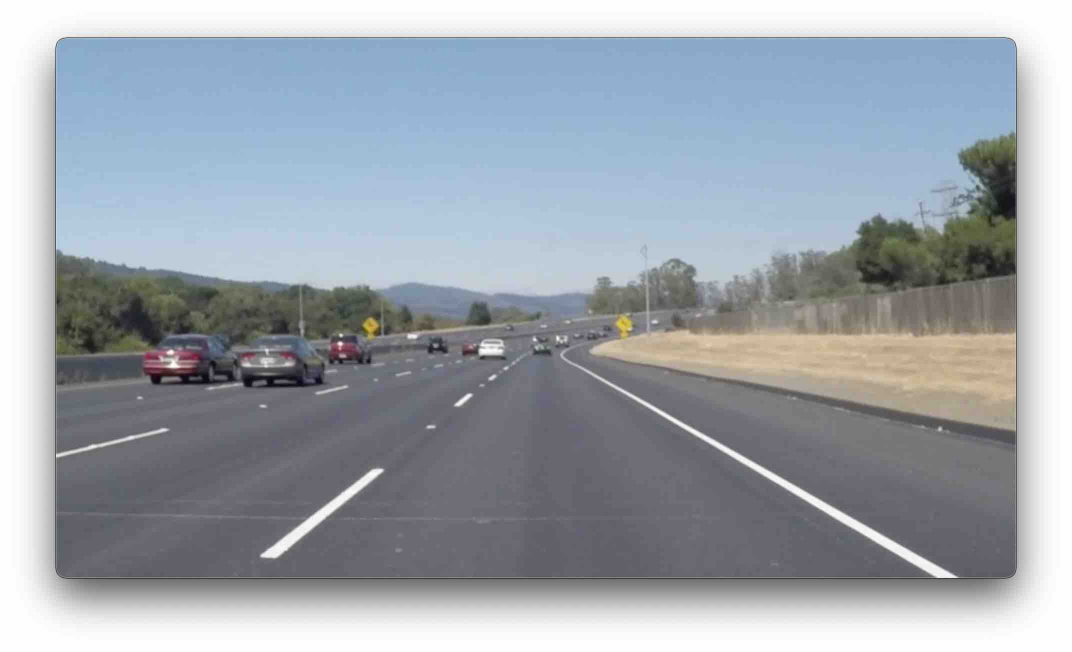
#> input picture WhiteLine.jpg, 2144 x 1304 px (shown at 1/2 size)
$ python lane2.py
#> lines starting #> are read from the running program, lines starting #| are printed output that depends on the picture; after the words box and inside, x2 and y2 are one past the last pixel; in counts of white or black regions, pixels touching at a corner belong together
#> further down, image is the input picture: shape (1304, 2144, 3); mean B, G, R 173, 164.9, 157.9
import cv2
import numpy as np

def canny (image) :
    gray = cv2. cvtColor (lane_image, cv2. COLOR_RGB2GRAY)
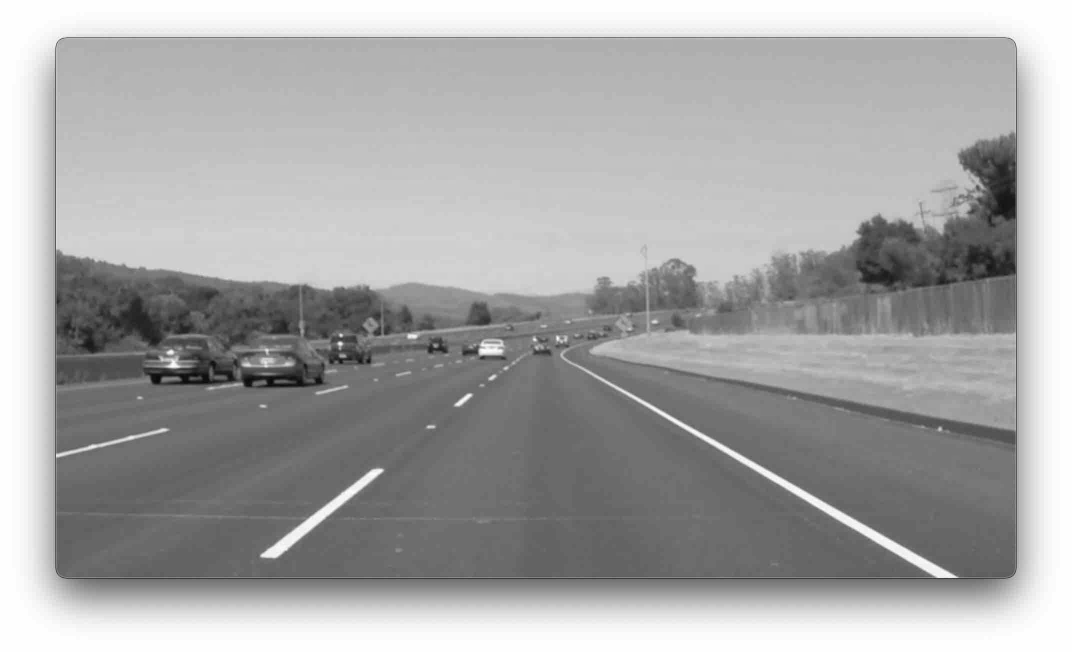
#> gray: shape (1304, 2144) (shown at 1/2 size); min 0, max 255, mean 166.6
    blur = cv2.GaussianBlur (gray, (5, 5), 0)
    canny = cv2. Canny (blur, 50, 150)
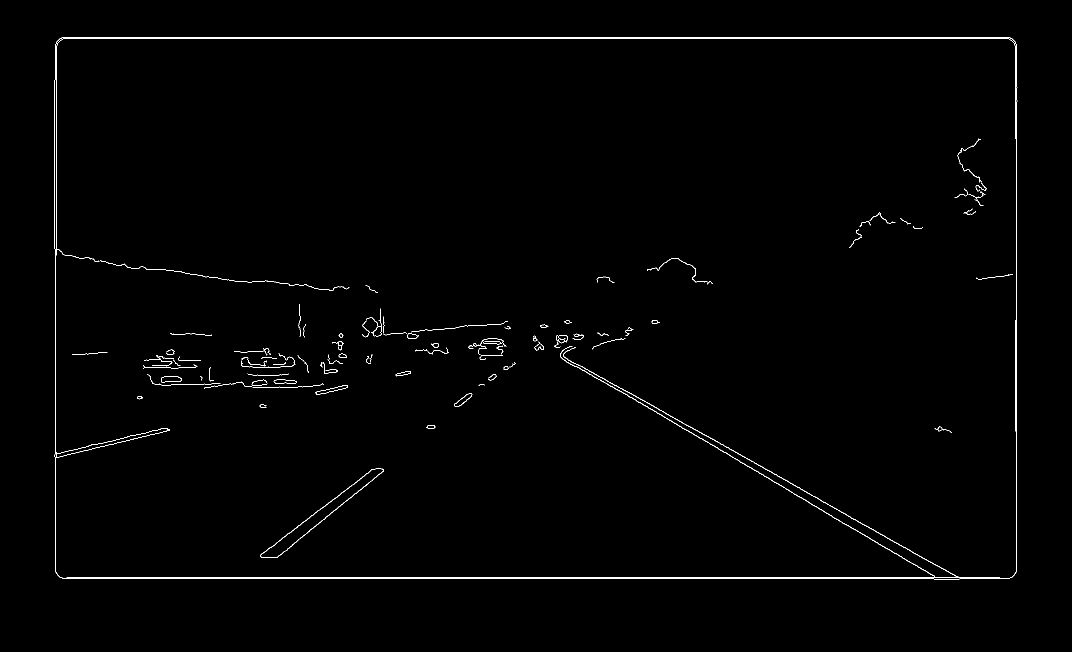
#> canny: shape (1304, 2144) (shown at 1/2 size); 0.74% white in thin lines or dots, all inside (x1, y1, x2, y2) = (109, 74, 2035, 1159)
    return canny

def display_lines(image, lines):
    line_image = np.zeros_like (image)
    if lines is not None:
        for line in lines:
            x1, y1, x2, y2 = line. reshape (4)
            cv2. line(line_image, (x1, y1), (x2, y2), (255, 0, 0), 10)
    return line_image

def region_of_interest (image):
    height = image.shape[0]
#> height = 1304
    polygons = np.array ([
    [(400, height ), (2000, height), (1125, 300)]
    ])
#> polygons = [[400, 1304], [2000, 1304], [1125, 300]]
    mask = np.zeros_like(image)
    cv2.fillPoly (mask, polygons, 255)
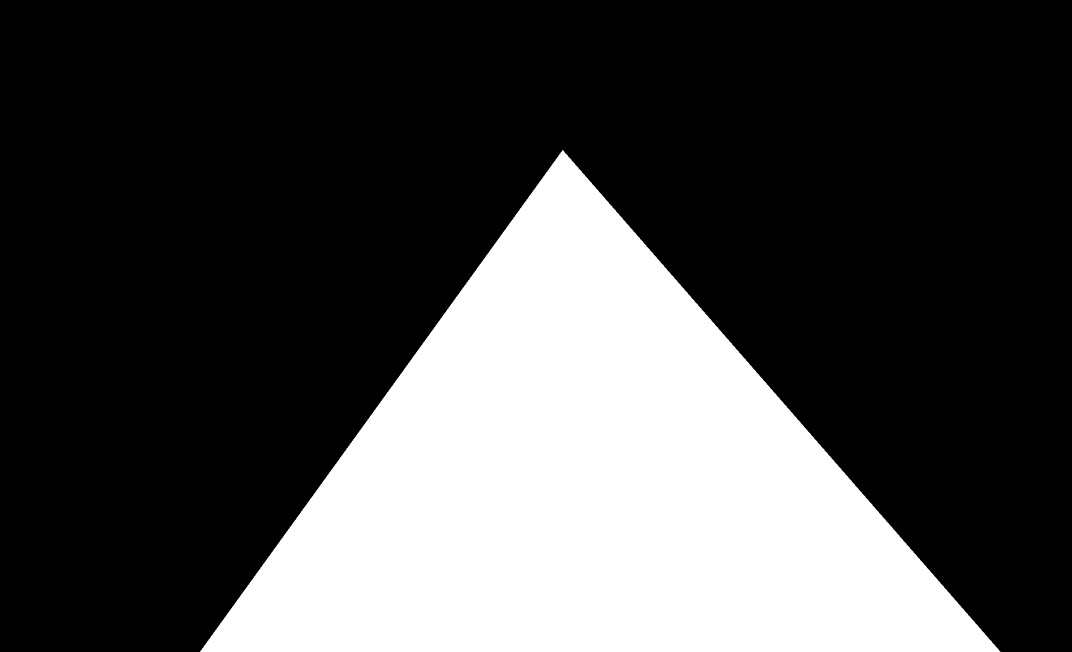
#> mask: shape (1304, 2144) (shown at 1/2 size); 28.8% white; 1 white region, box (x1, y1, x2, y2) and area: (400, 300, 2001, 1304) 804204
    masked_image = cv2.bitwise_and(image, mask) #
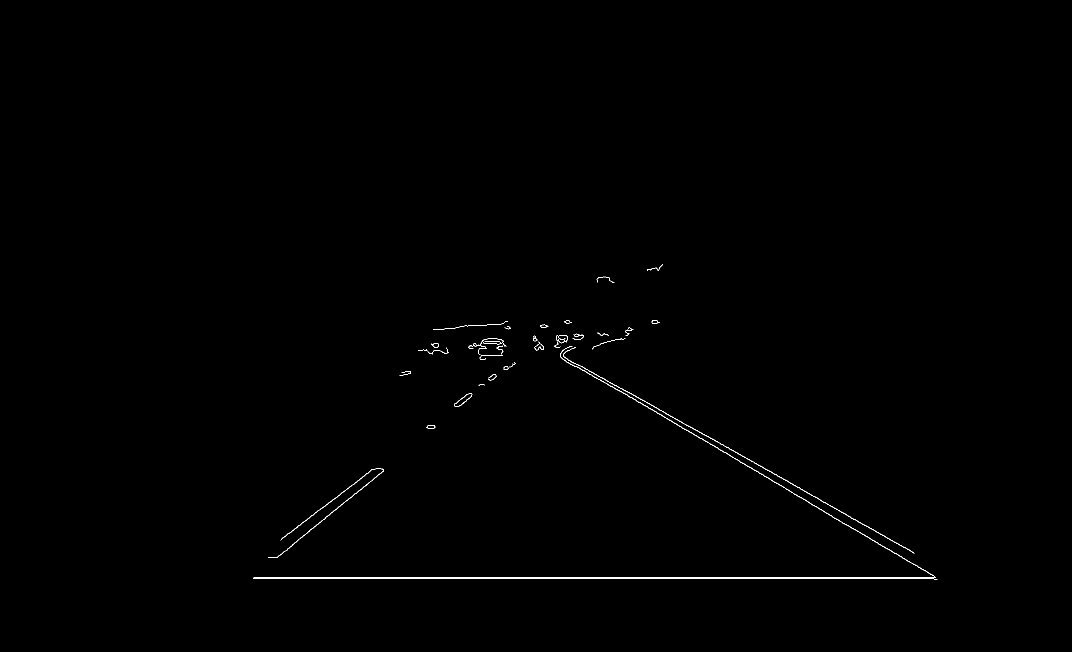
#> masked_image: shape (1304, 2144) (shown at 1/2 size); 0.27% white in thin lines or dots, all inside (x1, y1, x2, y2) = (506, 529, 1875, 1159)
    return masked_image

image = cv2.imread( 'WhiteLine.jpg' )
lane_image = np.copy(image)
canny = canny (lane_image)
cropped_image = region_of_interest(canny)
lines = cv2.HoughLinesP(cropped_image,
                        2, np.pi/180,100,
                        lines=np.array([]),
                        minLineLength=50, maxLineGap=5)
#> lines = 18 rows, first 6: [506, 1157, 1867, 1157], [1502, 935, 1773, 1097], [1309, 814, 1600, 976], [1152, 732, 1248, 787], [554, 1114, 650, 1037], [1243, 783, 1401, 877]
line_image= display_lines (lane_image, lines)
#> the loop in display_lines, `for line in lines:` made 18 passes
#> (x1, y1, x2, y2) on passes 1 to 12: (506, 1157, 1867, 1157), (1502, 935, 1773, 1097), (1309, 814, 1600, 976), (1152, 732, 1248, 787), (554, 1114, 650, 1037), (1243, 783, 1401, 877), (563, 1077, 728, 952), (1714, 1042, 1827, 1105), (1770, 1094, 1869, 1153), (584, 1089, 766, 941), (1169, 737, 1279, 796), (1414, 883, 1703, 1056)
combo_image = cv2.addWeighted(lane_image, 0.8, line_image, 1, 1)
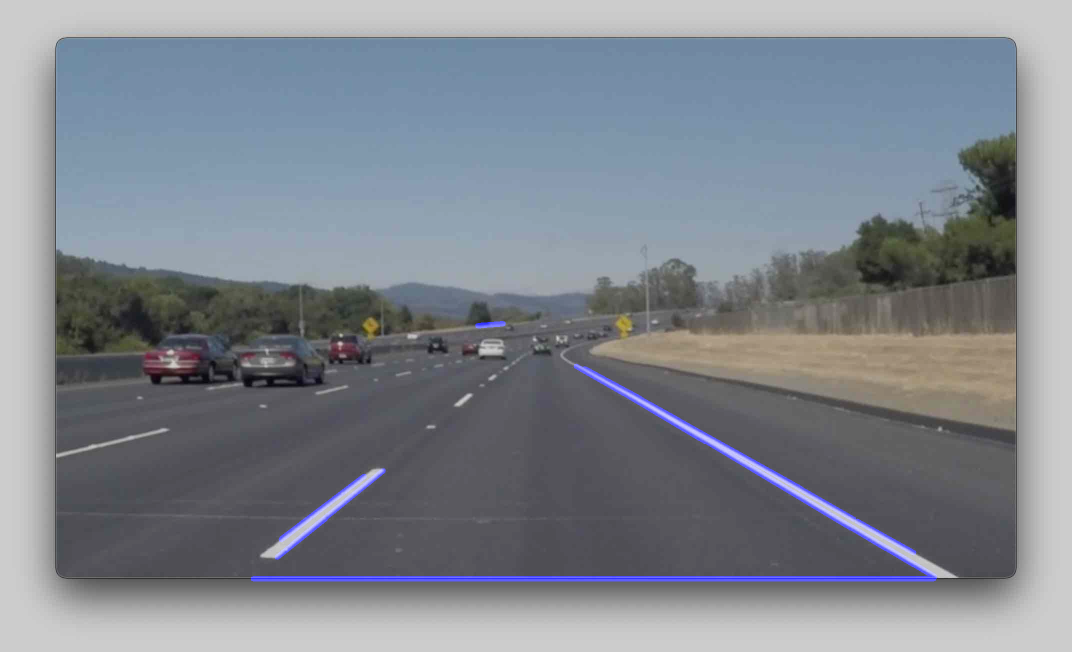
#> combo_image: shape (1304, 2144, 3) (shown at 1/2 size); mean B, G, R 141.3, 132.9, 127.3
cv2. imshow("result", cropped_image)
cv2.waitKey(0)

$ run again, with YellowLine.jpg copied over WhiteLine.jpg
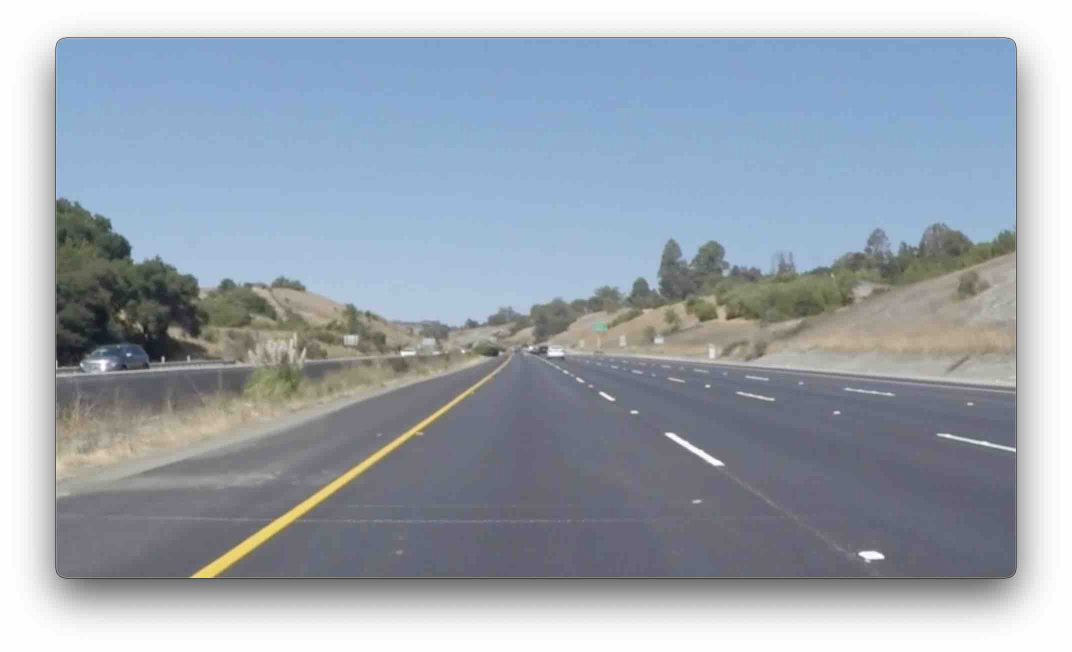
#> input picture YellowLine.jpg, 2144 x 1304 px (shown at 1/2 size)
#> image is the input picture: shape (1304, 2144, 3); mean B, G, R 177.4, 166.2, 156.7
#> in canny, `canny = cv2. Canny (blur, 50, 150)`:
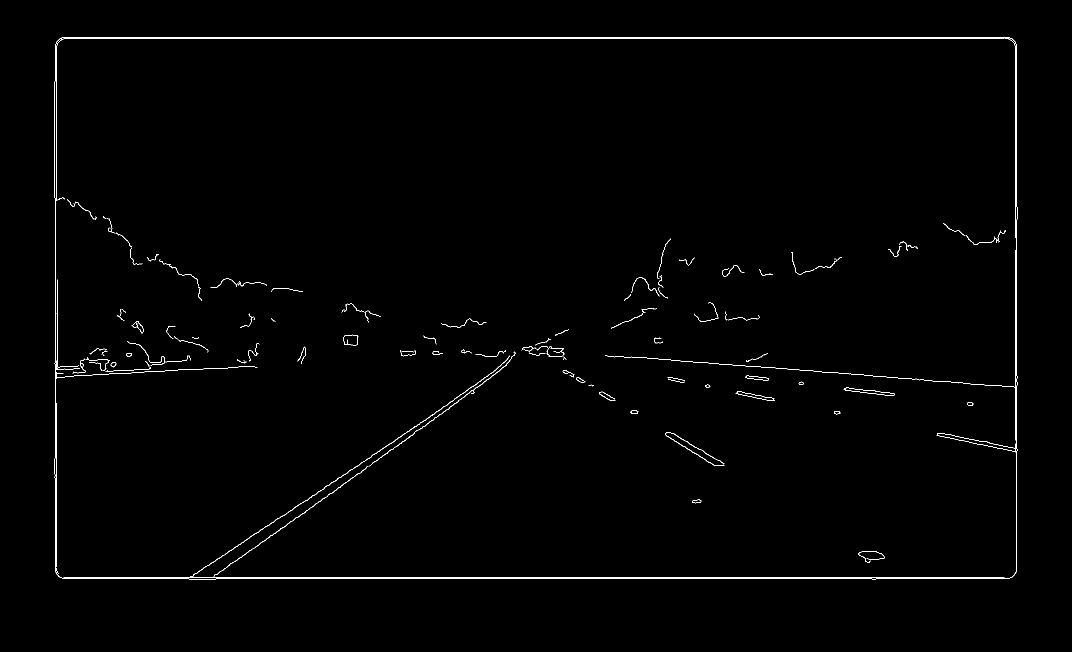
#> canny: shape (1304, 2144) (shown at 1/2 size); 0.76% white in thin lines or dots, all inside (x1, y1, x2, y2) = (109, 74, 2035, 1159)
#> mask: shape (1304, 2144); 28.8% white; 1 white region, box (x1, y1, x2, y2) and area: (400, 300, 2001, 1304) 804204
#> masked_image: shape (1304, 2144); 0.24% white in thin lines or dots, all inside (x1, y1, x2, y2) = (506, 526, 1874, 1159)
#> lines = 20 rows, first 6: [507, 1155, 1871, 1155], [838, 859, 929, 793], [656, 971, 807, 869], [946, 780, 1000, 740], [1330, 869, 1430, 931], [744, 926, 828, 867]
#> the loop in display_lines, `for line in lines:` made 20 passes
#> `combo_image = cv2.addWeighted(lane_image, 0.8, line_image, 1, 1)`:
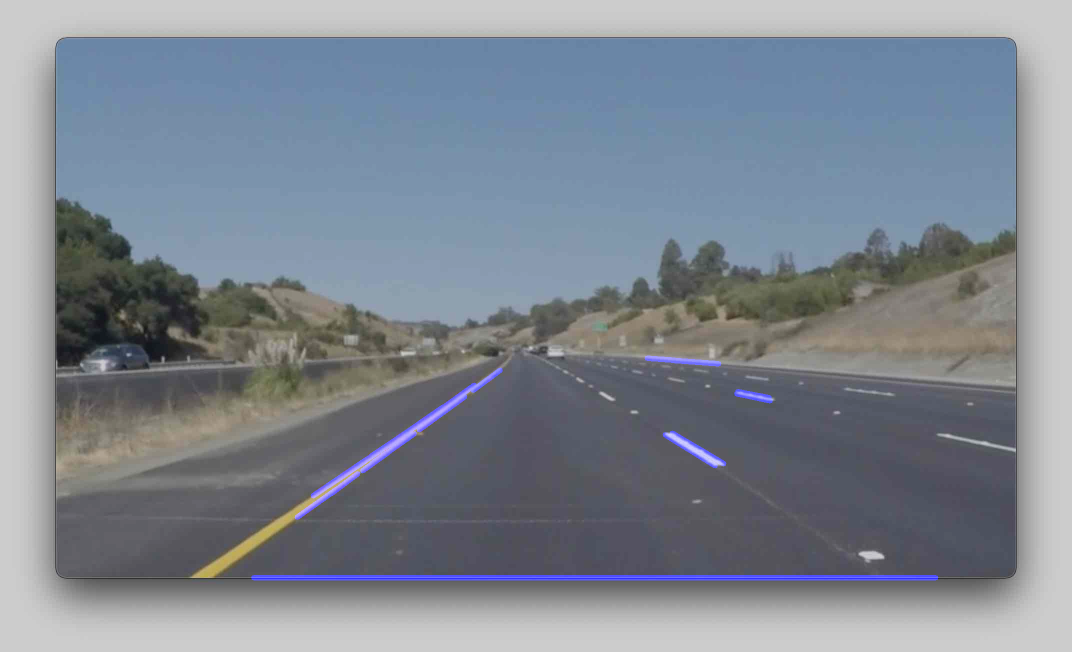
#> combo_image: shape (1304, 2144, 3) (shown at 1/2 size); mean B, G, R 144.6, 134, 126.3
